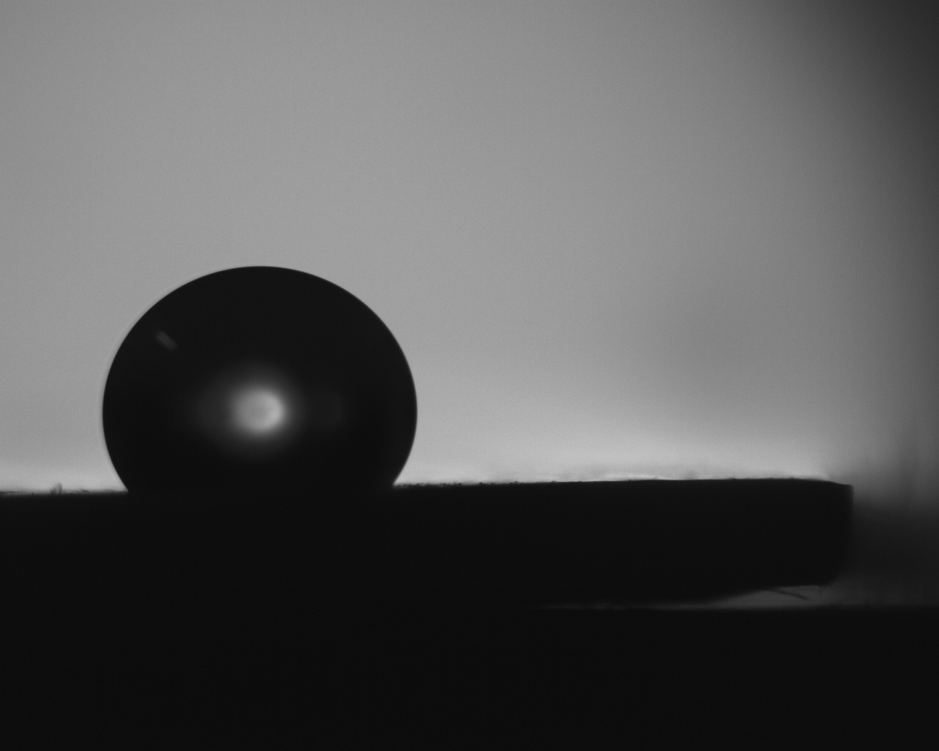
#> input picture tests/samples/images/RICOphobic.png, 939 x 751 px, shrunk from 1280 x 1024 before the run
$ python -i needle_diameter.py   (imports and definitions only)   (older library calls are emulated)
#> lines starting #> are read from the running program, lines starting #| are printed output that depends on the picture; after the words box and inside, x2 and y2 are one past the last pixel; in counts of white or black regions, pixels touching at a corner belong together
### src/opendrop/utility/comvis.py
# Additional functions utilising OpenCV

import cv2
import numpy as np
import PIL.Image

# cv2.__version__ is a string of format "major.minor.patch"
# convert it to a tuple of int's (major, minor, patch)
CV2_VERSION = tuple(int(v) for v in cv2.__version__.split("."))

BLUR_SIZE = 3


def find_contours(image):
    """
        Calls cv2.findContours() on passed image in a way that is compatible with OpenCV 3.x or 2.x
        versions. Passed image is a numpy.array.

        Note, cv2.findContours() will treat non-zero pixels as 1 and zero pixels as 0, so the edges detected will only
        be those on the boundary of pixels with non-zero and zero values.

        Returns a numpy array of the countours in descending arc length order.
    """
    if len(image.shape) > 2:
        raise ValueError('`image` must be a single channel image')

    if CV2_VERSION >= (3, 2, 0):
        # In OpenCV 3.2, cv2.findContours() does not modify the passed image and instead returns the
        # modified image as the first, of the three, return values.
        _, contours, hierarchy = cv2.findContours(image, cv2.RETR_LIST, cv2.CHAIN_APPROX_NONE)
    else:
        contours, hierarchy = cv2.findContours(image, cv2.RETR_LIST, cv2.CHAIN_APPROX_NONE)

    # Each contour has shape (n, 1, 2) where 'n' is the number of points. Presumably this is so each
    # point is a size 2 column vector, we don't want this so reshape it to a (n, 2)
    contours = [contour.reshape(contour.shape[0], 2) for contour in contours]

    # Sort the contours by arc length, descending order
    contours.sort(key=lambda c: cv2.arcLength(c, False), reverse=True)

    return contours


# [26 lines left out: functions _realign_squished_contour, squish_contour, not called in this run]


def otsu_threshold_val(image):
    """
        Takes in an image argument (can be np.array or PIL.Image) and uses OpenCV to calculate the
        otsu threshold and returns this value.
    """

    # TODO: remove PIL dependency
    if isinstance(image, np.ndarray):
        image = PIL.Image.fromarray(image)
    elif isinstance(image, PIL.Image.Image):
        pass  # Do nothing, function expects image to be a PIL.Image
    else:
        raise TypeError("Unsupported type '{}'".format(type(image).__name__))

    image_gray = image.convert("L")
    image_array_gray = np.array(image_gray)
    thresh_val, image_array_binarised = cv2.threshold(image_array_gray, 127, 255, cv2.THRESH_BINARY | cv2.THRESH_OTSU)

    return thresh_val

### src/opendrop/app/ui/ift/experiment_setup/plugins/scale/needle_diameter.py
import itertools

import cv2
import numpy as np

from opendrop.utility import comvis

NEEDLE_TOL   = 1.e-4
NEEDLE_STEPS = 20


def needle_diameter_from_image(needle_image: np.ndarray) -> float:
    """Return the diameter of the needle given by the image `needle_image` by first using `comvis.detect_edges()` to
    extract the `needle_profile`.

    If the image passed isn't single channel or binary, then `needle_image` is first converted to gray scale, and using
    `cv2.Canny()`, the image is converted to binary with `threshold2` equal to `comvis.otsu_threshold_val(needle_image)`
    and `threashold1=threshold2/2`.
    """
    if needle_image.size == 0:
        raise ValueError('`needle_image` is an empty array')

    if len(needle_image.shape) > 2:
        # assume image is in RGB format
        needle_image = cv2.cvtColor(needle_image, code=cv2.COLOR_RGB2GRAY)

    pixel_values = np.unique(needle_image)  # type: np.ndarray

    if len(pixel_values) > 2 or not(pixel_values == [0, 1]).all():
        otsu_val = comvis.otsu_threshold_val(needle_image)
        needle_image = cv2.Canny(needle_image, threshold1=otsu_val/2, threshold2=otsu_val)

    needle_profile = comvis.find_contours(needle_image)[:2]

    return needle_diameter(needle_profile)


def needle_diameter(needle_profile: np.ndarray):
    """Return the diameter of the needle defined by `needle_profile`

    :param needle_profile: The two edges of the needle, this is an `np.ndarray` in the format:
                               [[[x0, y0], ..., [xn, yn]], [[x'0, y'0], ..., [x'm, y'm]]]
                           Where xi, yi correspond to the left edge of the needle and x'i, y'i, the right edge.
    :return: Diameter of the needle (in same units as `needle_profile`)
    """
    if len(needle_profile) != 2:
        raise ValueError(
            '`needle_profile` must contain only two contours (left and right edge of needle), got `{}` contour(s)'
            .format(len(needle_profile))
        )

    needle_profile = np.array([edge[edge[:, 1].argsort()] for edge in needle_profile])

    p0 = needle_profile[0][0]

    # Set top left point of needle_profile to (0, 0)
    needle_profile -= p0

    [x0, x1, theta] = optimise_needle(needle_profile)

    needle_diameter = abs((x1 - x0) * np.sin(theta))

    return needle_diameter


# [66 lines left out: functions optimise_needle, build_resids_jac, edge_resids_jac, not called in this run]

>>> import cv2
>>> picture = cv2.cvtColor(cv2.imread('../../../../../../../../tests/samples/images/RICOphobic.png'), cv2.COLOR_BGR2RGB)
#> picture is the input picture: shape (751, 939, 3); min 9, max 195, mean 86
>>> result = needle_diameter_from_image(picture)
#> in needle_diameter_from_image, `pixel_values = np.unique(needle_image)`: pixel_values = 187 values from 9 to 195
#> in otsu_threshold_val, `thresh_val, image_array_binarised = cv2.threshold(image_array_gray, 12..`:
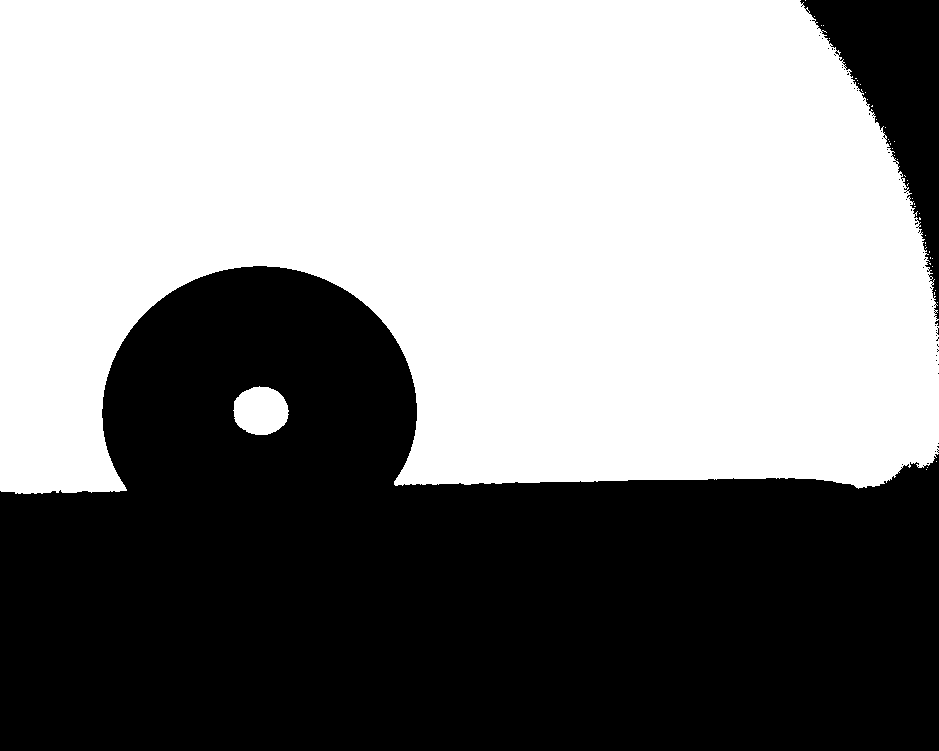
#> image_array_binarised: shape (751, 939); 54.1% white; 57 black regions (55 under 20 px), largest, box (x1, y1, x2, y2) and area: (0, 266, 939, 751) 306934, (800, 0, 939, 320) 16828
#> in otsu_threshold_val, `thresh_val, image_array_binarised = cv2.threshold(image_array_gray, 12..`: thresh_val = 80
#> in needle_diameter_from_image, `needle_image = cv2.Canny(needle_image, threshold1=otsu_val/2, threshol..`:
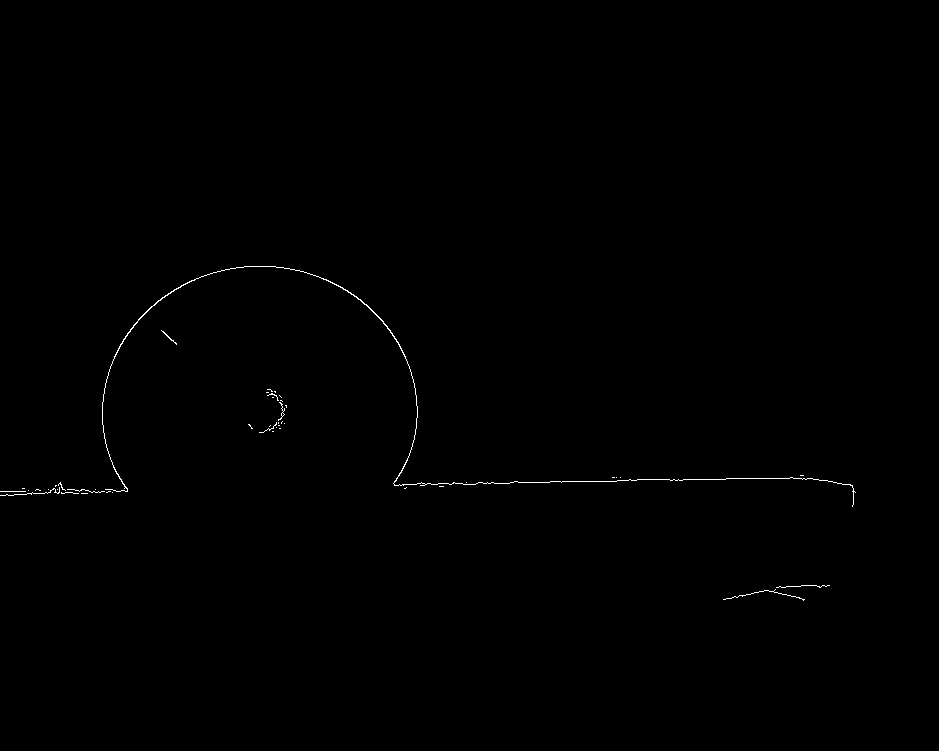
#> needle_image: shape (751, 939); 0.25% white in thin lines or dots, all inside (x1, y1, x2, y2) = (0, 266, 856, 601)
#> in find_contours, `_, contours, hierarchy = cv2.findContours(image, cv2.RETR_LIST, cv2.CH..`: contours = 46 contours, 45 with area under 20; largest, box (x1, y1, x2, y2) and area: (102, 266, 856, 507) 160
#> in find_contours, `contours = [contour.reshape(contour.shape[0], 2) for contour in contou..`: contours = 46 items
#> in needle_diameter_from_image, `needle_profile = comvis.find_contours(needle_image)[:2]`: needle_profile = 2 items
#> (the run stopped early here; a loop or call above may not have finished)
